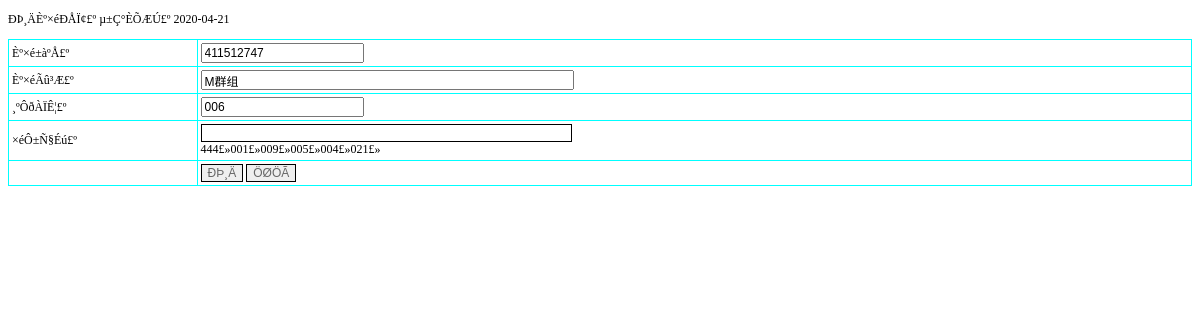
/qunzuxinxi_updt.php?id=3, run on the app's committed database.
### tables this page shows
CREATE TABLE `qunzuxinxi` (
  `id` int(11) NOT NULL AUTO_INCREMENT,
  `qunzubianhao` varchar(50) DEFAULT NULL,
  `qunzumingcheng` varchar(50) DEFAULT NULL,
  `fuzelaoshi` varchar(50) DEFAULT NULL,
  `zuyuanxuesheng` varchar(50) DEFAULT NULL,
  `addtime` timestamp NOT NULL DEFAULT CURRENT_TIMESTAMP,
  PRIMARY KEY (`id`)
);

CREATE TABLE `xueshengxinxi` (
  `id` int(11) NOT NULL AUTO_INCREMENT,
  `yonghuming` varchar(50) DEFAULT NULL,
  `mima` varchar(50) DEFAULT NULL,
  `xingming` varchar(50) DEFAULT NULL,
  `xingbie` varchar(50) DEFAULT NULL,
  `nianling` varchar(50) DEFAULT NULL,
  `banji` varchar(50) DEFAULT NULL,
  `lianxifangshi` varchar(50) DEFAULT NULL,
  `youxiang` varchar(50) DEFAULT NULL,
  `beizhu` varchar(500) DEFAULT NULL,
  `addtime` timestamp NOT NULL DEFAULT CURRENT_TIMESTAMP,
  PRIMARY KEY (`id`)
);

### qunzuxinxi_updt.php (the view, shortened to what this page needs)
<?php
$id=$_GET["id"];
$ndate =date("Y-m-d");
?>
<!DOCTYPE html PUBLIC "-//W3C//DTD XHTML 1.0 Transitional//EN" "http://www.w3.org/TR/xhtml1/DTD/xhtml1-transitional.dtd">
<html xmlns="http://www.w3.org/1999/xhtml">
<head>
<link rel="stylesheet" href="css.css" type="text/css">
</head>
<body>
<p>ÐÞ¸ÄÈº×éÐÅÏ¢£º µ±Ç°ÈÕÆÚ£º <?php echo $ndate; ?></p>
<?php
$sql="select * from qunzuxinxi where id=".$id;
$query=mysql_query($sql);
$rowscount=mysql_num_rows($query);
if($rowscount>0)
{
?>
<form id="form1" name="form1" method="post" action="">
<table width="100%" border="1" align="center" cellpadding="3" cellspacing="1" bordercolor="#00FFFF" style="border-collapse:collapse">
      <tr><td>Èº×é±àºÅ£º</td><td><input name='qunzubianhao' type='text' id='qunzubianhao' value='<?php echo mysql_result($query,0,qunzubianhao);?>' /></td></tr>
      <tr><td>Èº×éÃû³Æ£º</td><td><input name='qunzumingcheng' type='text' id='qunzumingcheng' size='50' value='<?php echo mysql_result($query,0,qunzumingcheng);?>' /></td></tr>
      <tr><td>¸ºÔðÀÏÊ¦£º</td><td><input name='fuzelaoshi' type='text' id='fuzelaoshi' value='<?php echo mysql_result($query,0,fuzelaoshi);?>' /></td></tr>
      <tr><td>×éÔ±Ñ§Éú£º</td><td><input name='zuyuanxuesheng' type='text' id='zuyuanxuesheng' value='<?php echo mysql_result($query,0,zuyuanxuesheng);?>' size='50' style='border:solid 1px #000000; color:#666666' readonly='readonly' /><br><?php $sqlxiaduo="select yonghuming from xueshengxinxi order by id desc";$queryxiaduo=mysql_query($sqlxiaduo);$rowscountxiaduo=mysql_num_rows($queryxiaduo);for($ixiaduo=0;$ixiaduo<$rowscountxiaduo;$ixiaduo++){?><a onClick="hsgxia2shxurxu('<?php echo mysql_result($queryxiaduo,$ixiaduo,"yonghuming");?>','zuyuanxuesheng')" style="cursor:pointer"><?php echo mysql_result($queryxiaduo,$ixiaduo,"yonghuming");?></a>£»<?php }?></td></tr>
    <tr>
      <td>&nbsp;</td>
      <td><input name="addnew" type="hidden" id="addnew" value="1" />
      <input type="submit" name="Submit" value="ÐÞ¸Ä" style='border:solid 1px #000000; color:#666666' />
      <input type="reset" name="Submit2" value="ÖØÖÃ" style='border:solid 1px #000000; color:#666666' /></td>
    </tr>
  </table>
</form>
<?php
	}
?>
<p>&nbsp;</p>
</body>
</html>

### css.css (style rules this page uses)
BODY { FONT-SIZE: 12px }
P { FONT-SIZE: 12px }
TD { FONT-SIZE: 12px }
INPUT { FONT-SIZE: 12px }

### data on the page
qunzuxinxi: qunzubianhao "411512747", qunzumingcheng "M群组", fuzelaoshi "006"
xueshengxinxi: yonghuming "444"
xueshengxinxi: yonghuming "001"
xueshengxinxi: yonghuming "009"
xueshengxinxi: yonghuming "005"
xueshengxinxi: yonghuming "004"
xueshengxinxi: yonghuming "021"
